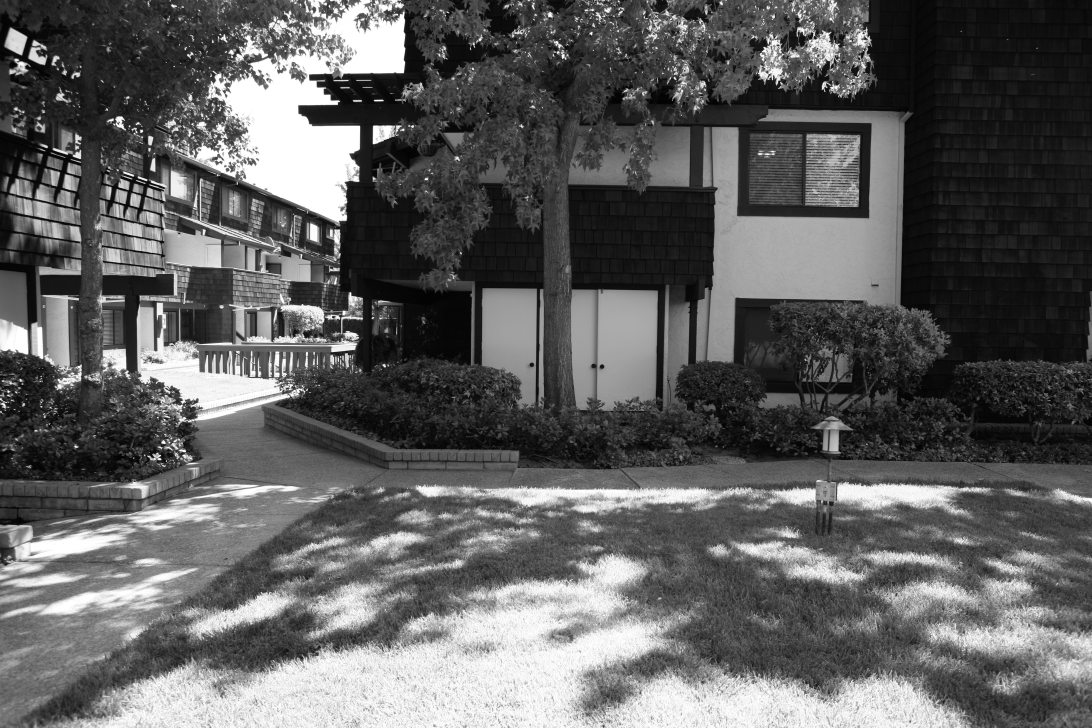
#> input picture Panoramic Image Stitching/Original Images/yard-house-01.png, 1092 x 728 px, found by its file name
$ python 'Εργασία-2η-Γερμανού-57807.py'   (older library calls are emulated)
#> lines starting #> are read from the running program, lines starting #| are printed output that depends on the picture
import cv2
import numpy as np

"""
Εργασία 2η - Όραση Υπολογιστών - Μαρία Αρετή Γερμανού - 57807
"""

# Creating lists of yard-house images and further down using variables too:
filenames = []
img = []
img_grayscale = []

i = 0
for i in range(1, 6, 1):
    filenames.append('images_2/yard-house-0' + str(i) + '.png')
print(filenames)

# Re-assigning the files and reading them colored and grayed:
filenames_1 = 'images_2/yard-house-01.png'
filenames_2 = 'images_2/yard-house-02.png'
filenames_3 = 'images_2/yard-house-03.png'
filenames_4 = 'images_2/yard-house-04.png'
filenames_5 = 'images_2/yard-house-05.png'

# Grayed images:
img_1 = cv2.imread(filenames_1, cv2.IMREAD_GRAYSCALE)
#> img_1 is the input picture: shape (728, 1092); min 2, max 255, mean 95.4
img_2 = cv2.imread(filenames_2, cv2.IMREAD_GRAYSCALE)
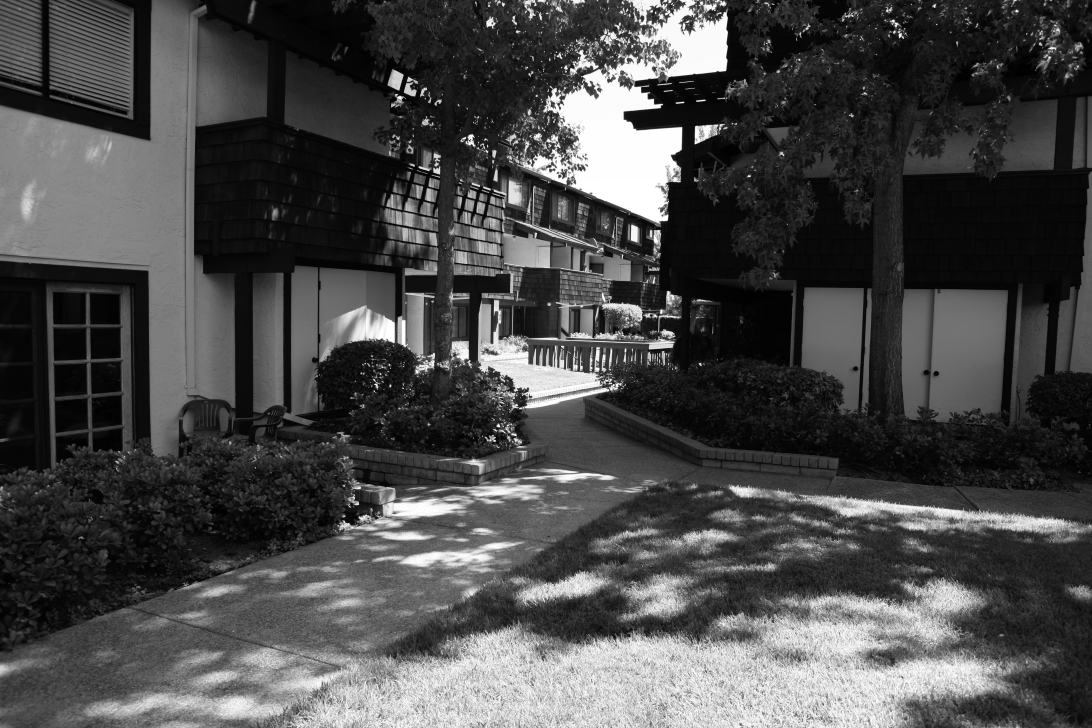
#> input picture Panoramic Image Stitching/Original Images/yard-house-02.png, 1092 x 728 px, found by its file name
#> img_2 is the input picture: shape (728, 1092); min 1, max 255, mean 73.4
img_3 = cv2.imread(filenames_3, cv2.IMREAD_GRAYSCALE)
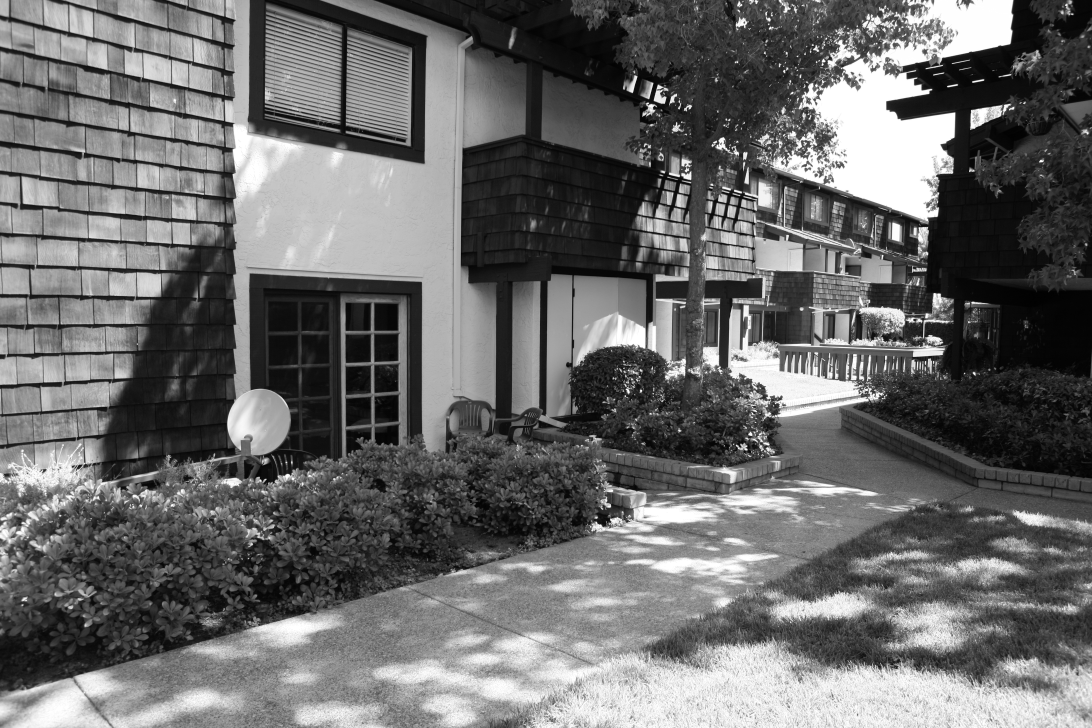
#> input picture Panoramic Image Stitching/Original Images/yard-house-03.png, 1092 x 728 px, found by its file name
#> img_3 is the input picture: shape (728, 1092); min 1, max 255, mean 106.5
img_4 = cv2.imread(filenames_4, cv2.IMREAD_GRAYSCALE)
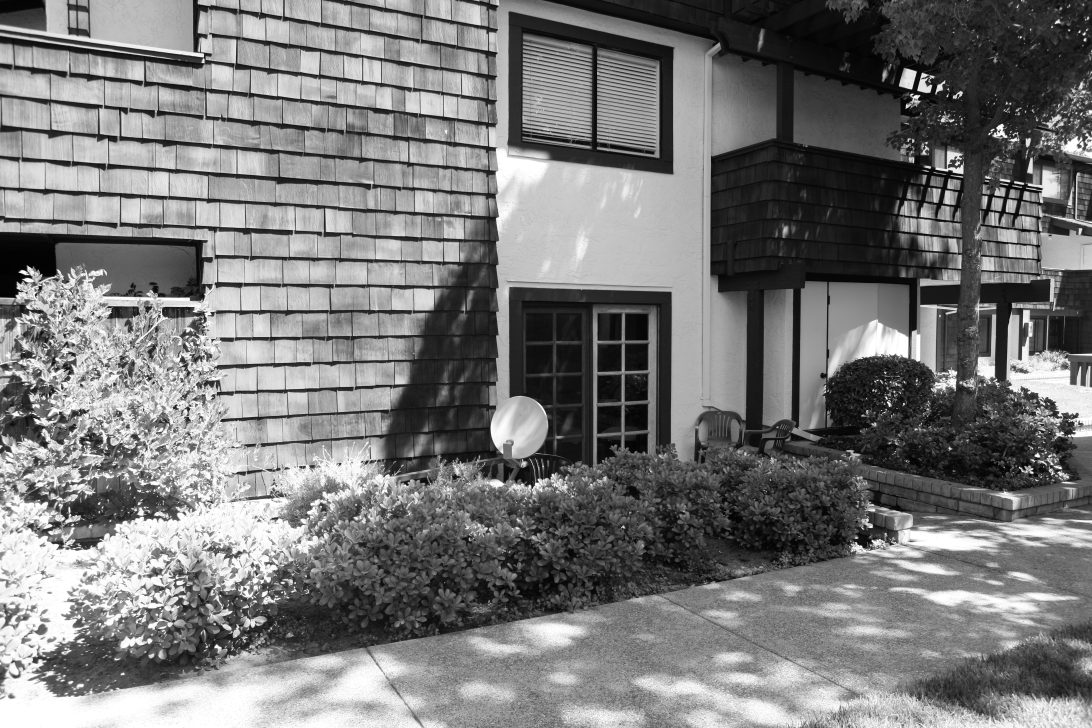
#> input picture Panoramic Image Stitching/Original Images/yard-house-04.png, 1092 x 728 px, found by its file name
#> img_4 is the input picture: shape (728, 1092); min 1, max 255, mean 120.7
img_5 = cv2.imread(filenames_5, cv2.IMREAD_GRAYSCALE)
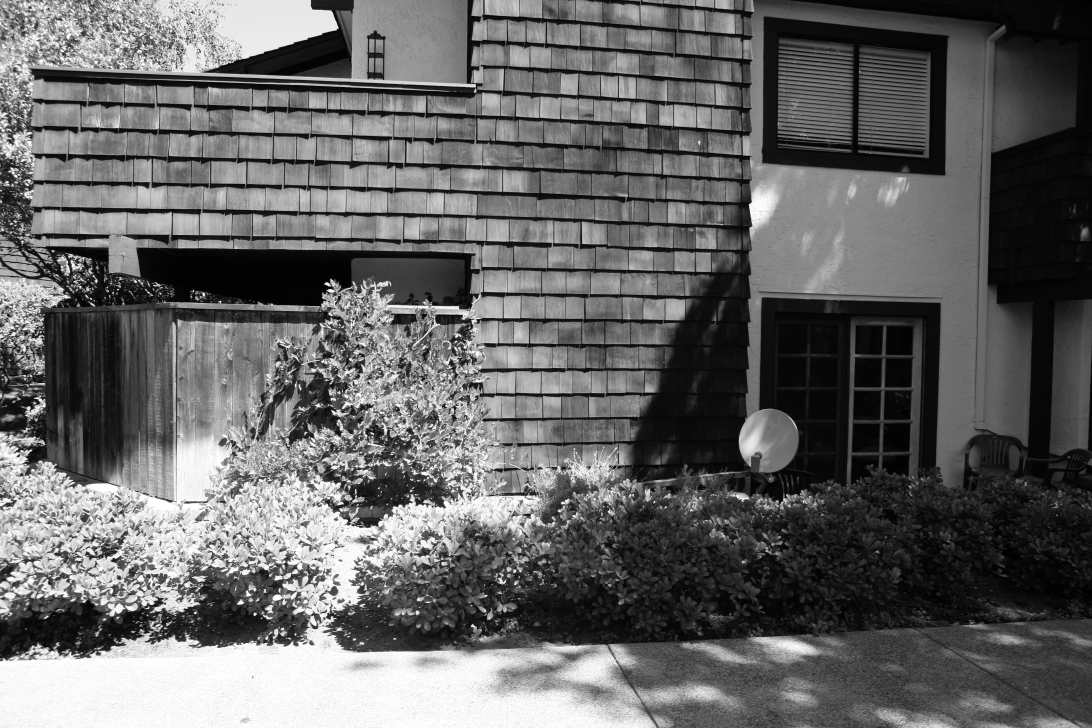
#> input picture Panoramic Image Stitching/Original Images/yard-house-05.png, 1092 x 728 px, found by its file name
#> img_5 is the input picture: shape (728, 1092); min 1, max 255, mean 101.2

img = [img_1, img_2, img_3, img_4, img_5]


# Method of SIFT or SURF Descriptor and detectors of two images. Firstly we detect the key-points of images and then
# we compute descriptors of that key-points, with the detect and compute functions. The return of those functions
# will be a signe directional array. After detecting and computing key-points we use the function matching from below
# to start the crosschecking procedure of every key-point founded in the two images. We cannot use the class
# BFMatcher so we must find another way to find the closest descriptor. For each descriptor in the first set,
# this matcher finds the closest descriptor in the second set by trying each one. This descriptor matcher supports
# masking permissible matches of descriptor sets.

def matching(d1, d2):
    n1 = d1.shape[0]
    n2 = d2.shape[0]
    matches = []

    for i in range(n1):
        fv = d1[i, :]
        diff = d2 - fv
        diff = np.abs(diff)
        distances = np.sum(diff, axis=1)

        i2 = np.argmin(distances)
        minDistance2 = distances[i2]

        # infinitive
        distances[i2] = np.inf

        i3 = np.argmin(distances)
        minDistance3 = distances[i3]

        # "Good" Matching condition
        if minDistance2 / minDistance3 < 0.5:
            matches.append(cv2.DMatch(i, i2, minDistance2))

    return matches


def descriptors_and_crosscheck(img1, img2, methodOfDescriptor):
    if methodOfDescriptor == "SIFT" or methodOfDescriptor == "sift":
        descriptor = cv2.xfeatures2d_SIFT.create()
    elif methodOfDescriptor == "SURF" or methodOfDescriptor == "surf":
        descriptor = cv2.xfeatures2d_SURF.create()
    # Detection of key-points for first image:
    keypoint1 = descriptor.detect(img1)
    # Computation of key-points for first image:
    desc1 = descriptor.compute(img1, keypoint1)

    # Detection of key-points for second image:
    keypoint2 = descriptor.detect(img2)
    # Computation of key-points for second image:
    desc2 = descriptor.compute(img2, keypoint2)

    # Crosschecking calling function matching with descriptors one and two as parameters.
    matches1 = matching(desc1[1], desc2[1])
    matches2 = matching(desc2[1], desc1[1])

    # Loop for creating a list with matches because we can't use the class.
    matches = [m for m in matches1 for n in matches2 if m.distance == n.distance]
    # [9 lines of commented-out code are left out]
    img_pt1 = []
    img_pt2 = []
    for match in matches:
        img_pt1.append(keypoint1[match.queryIdx].pt)
        img_pt2.append(keypoint2[match.trainIdx].pt)
    img_pt1 = np.array(img_pt1)
    img_pt2 = np.array(img_pt2)

    # If we run the descriptors and crosscheck function above we will see that the key-points' connection is aligned
    # horizontally:

    dimg = cv2.drawMatches(img1, desc1[0], img2, desc2[0], matches, None)

    # [7 lines of commented-out code are left out]

    return img_pt1, img_pt2


# descriptors_and_crosscheck(img_1, img_2, 'sift')

# descriptors_and_crosscheck(img_1, img_2, 'surf')

# Next we must find homography for stitching the images. The RANSAC algorithm is used to match the key-points. It is
# not enough to find the minimum distance of key-points but to match patterns of neighbor key-points too. Homography
# creates an transformed array because it finds the right rotation of an image to fit with another. Function for
# homography:
def homography(img1, img2, methodOfDescriptor):
    img_1pt, img_2pt = descriptors_and_crosscheck(img1, img2, methodOfDescriptor)
    # Calculate homography based on RANSAC algorithm
    M, mask = cv2.findHomography(img_2pt, img_1pt, cv2.RANSAC)
    return M


def crop(image):
    # Convert the filtered grayscale image to a binary image with threshold
    th_val, img_th = cv2.threshold(image, 1, 255, cv2.THRESH_BINARY)
    # Find contours
    _, contours, _ = cv2.findContours(img_th, cv2.RETR_EXTERNAL, cv2.CHAIN_APPROX_SIMPLE)
    cnt = contours[0]
    # Bound the space of the image
    (x, y, w, h) = cv2.boundingRect(cnt)
    # Crop the space
    croppedImage = image[y:y + h, x:x + w]
    return croppedImage


# Before the panorama is built we need to stitch the images one next to another. First we find the translated array
# from homography function and due to method of descriptor and the direction of stitching we create a translated
# matrix and multiply it with the array from the homography function. This will be done with list merging and the
# final list will be the result. I calculate the translation before i stitch the homographed image next to original.
# After the stitching i crop the rotated image because i want it to be aligned next to original.


def stitching(left, right, methodOfDescriptor):
#> called with methodOfDescriptor = 'SIFT'
    lim = max(left.shape) * 1.5
#> lim = 1638
    translation = int(lim)
#> translation = 1638

    M = homography(right, left, methodOfDescriptor)
    # Translation matrix
    translationMatrix = np.array([[1, 0, translation], [0, 1, 0], [0, 0, 1]])
    # Matrix Multiplication
    TMpM = np.matmul(translationMatrix, M)
    # Wraping transformation
    result = cv2.warpPerspective(left, TMpM, (translation * 2, translation * 2))
    result[0: right.shape[0], translation:translation + right.shape[1]] = right

    stitchedImage = crop(result)

    return stitchedImage


def panorama(images, methodOfDescriptor):
    # First stitching
    print("First stitching...\n")
    FirstStitching = stitching(images[0], images[1], methodOfDescriptor)

    # Second stitching
    print("Second stitching...\n")
    SecondStitching = stitching(FirstStitching, images[2], methodOfDescriptor)

    # Third stitching
    print("Third stitching..\n")
    ThirdStitching = stitching(SecondStitching, images[3], methodOfDescriptor)

    # Final stitching
    print("Final stitching..\n")
    Final_panorama = stitching(ThirdStitching, images[4], methodOfDescriptor)

    panoramaCropped = Final_panorama[:images[1].shape[0]]
    print("Paronama is completed\n")

    return Final_panorama, panoramaCropped


#> (the run stopped early here; a loop or call above may not have finished)
